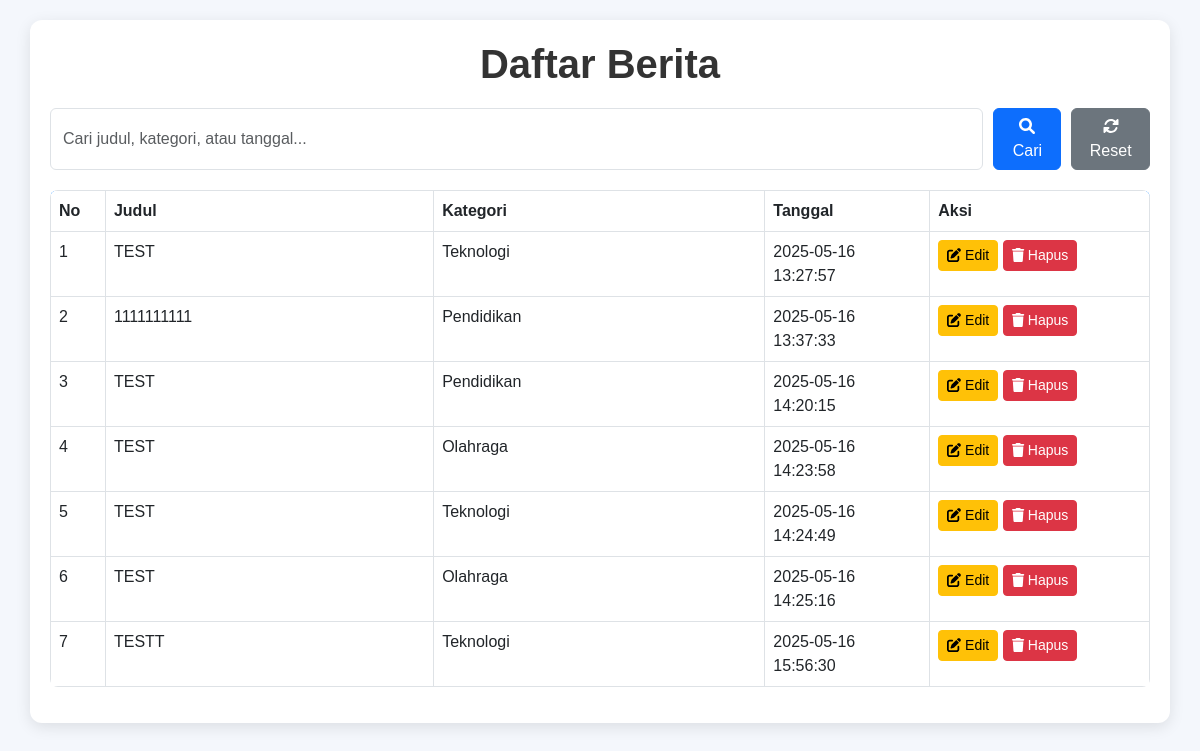
Screenshot of /Admin/daftar.php with the database file from the repository.
### tables this page shows
CREATE TABLE `berita` (
  `id` int(11) NOT NULL,
  `judul` varchar(255) NOT NULL,
  `kategori` varchar(100) NOT NULL,
  `deskripsi` text NOT NULL,
  `gambar` varchar(255) DEFAULT NULL,
  `isi` text NOT NULL,
  `tanggal` timestamp NOT NULL DEFAULT current_timestamp()
);

### Admin/daftar.php (the view, shortened to what this page needs)
<?php
include "../db.php";
$searchKeyword = isset($_GET['search']) ? mysqli_real_escape_string($koneksi, $_GET['search']) : "";
$query = "SELECT id, judul, kategori, tanggal FROM berita WHERE
          judul LIKE '%$searchKeyword%' OR
          kategori LIKE '%$searchKeyword%' OR
          tanggal LIKE '%$searchKeyword%'";
$result = mysqli_query($koneksi, $query);
?>
<!DOCTYPE html>
<html lang="id">
<head>
    <link href="https://cdn.jsdelivr.net/npm/bootstrap@5.3.0-alpha1/dist/css/bootstrap.min.css" rel="stylesheet" />
    <link href="https://cdnjs.cloudflare.com/ajax/libs/font-awesome/6.0.0-beta3/css/all.min.css" rel="stylesheet">
</head>
<body>
    <div class="container">
        <h1>Daftar Berita</h1>
        <form method="GET" action="" class="search-bar">
            <input type="text" name="search" class="form-control" placeholder="Cari judul, kategori, atau tanggal..." value="<?php echo htmlspecialchars($searchKeyword); ?>" />
            <button type="submit" class="btn btn-primary"><i class="fas fa-search"></i> Cari</button>
            <a href="daftar.php" class="btn btn-secondary"><i class="fas fa-sync-alt"></i> Reset</a>
        </form>
        <table class="table table-bordered">
            <thead>
                <tr>
                    <th style="width: 5%;">No</th>
                    <th>Judul</th>
                    <th>Kategori</th>
                    <th style="width: 15%;">Tanggal</th>
                    <th style="width: 20%;">Aksi</th>
                </tr>
            </thead>
            <tbody>
                <?php
                if ($result && mysqli_num_rows($result) > 0) {
                    $no = 1;
                    while ($row = mysqli_fetch_assoc($result)) {
                        echo "<tr>";
                        echo "<td>" . $no++ . "</td>";
                        echo "<td>" . htmlspecialchars($row['judul']) . "</td>";
                        echo "<td>" . htmlspecialchars($row['kategori']) . "</td>";
                        echo "<td>" . htmlspecialchars($row['tanggal']) . "</td>";
                        echo "<td>
                                <a href='edit_berita.php?id=" . $row['id'] . "' class='btn btn-warning btn-sm'><i class='fas fa-edit'></i> Edit</a>
                                <a href='hapus.php?id=" . $row['id'] . "' class='btn btn-danger btn-sm' onclick=\"return confirm('Yakin ingin menghapus berita ini?');\"><i class='fas fa-trash'></i> Hapus</a>
                              </td>";
                        echo "</tr>";
                    }
                } else {
                    echo "<tr><td colspan='5' class='text-center'>Tidak ada berita yang ditemukan.</td></tr>";
                }
                ?>
            </tbody>
        </table>
    </div>
</body>
</html>

### Admin/daftar.php (style rules this page uses)
body { background-color: #f4f7fc; font-family: 'Arial', sans-serif; min-height: 100vh; padding: 20px; }
.container { background: #ffffff; border-radius: 12px; padding: 20px; box-shadow: 0 4px 15px rgba(0, 0, 0, 0.1); transition: all 0.3s ease-in-out; }
h1 { font-weight: bold; color: #333; margin-bottom: 20px; text-align: center; }
.search-bar { display: flex; gap: 10px; margin-bottom: 20px; }
.table { border-radius: 8px; overflow: hidden; margin-top: 20px; }
.table thead { background-color: #007bff; color: white; }
.table tbody tr { transition: all 0.2s ease-in-out; }
.btn-primary, .btn-secondary, .btn-warning, .btn-danger { transition: all 0.3s ease-in-out; }

### rows the page displays
berita: judul "TEST", kategori "Teknologi", tanggal "2025-05-16 13:27:57"
berita: judul "1111111111", kategori "Pendidikan", tanggal "2025-05-16 13:37:33"
berita: judul "TEST", kategori "Pendidikan", tanggal "2025-05-16 14:20:15"
berita: judul "TEST", kategori "Olahraga", tanggal "2025-05-16 14:23:58"
berita: judul "TEST", kategori "Teknologi", tanggal "2025-05-16 14:24:49"
berita: judul "TEST", kategori "Olahraga", tanggal "2025-05-16 14:25:16"
berita: judul "TESTT", kategori "Teknologi", tanggal "2025-05-16 15:56:30"
